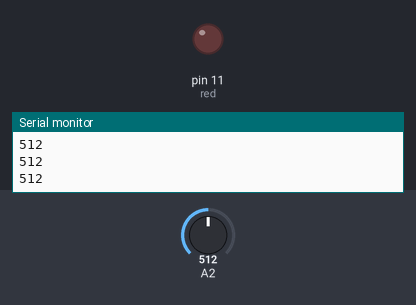
This sketch was run on a simulated Arduino Uno, built with avr-gcc and run on an emulated ATmega328P. On the bench: output pins drawn as LEDs (lit = HIGH), the last lines printed to the serial monitor. The inputs (shaded band) are chosen by the test bench; at power-on: A2 = 512.

Above: at 1.2 s.
1.3 s: A2 set to 716
At 1.8 s:
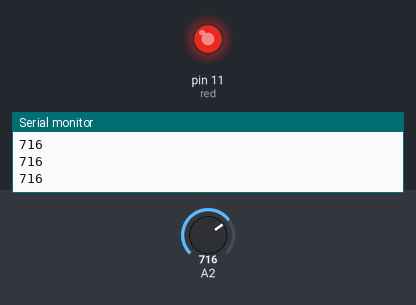
2.8 s: A2 set to 753
At 3.1 s:
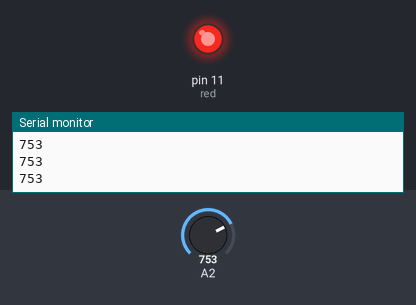
4.3 s: A2 set to 768
At 5.3 s:
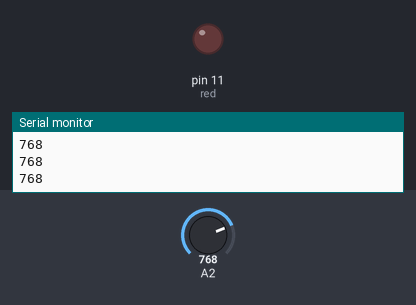
5.8 s: A2 set to 900
At 6.6 s:
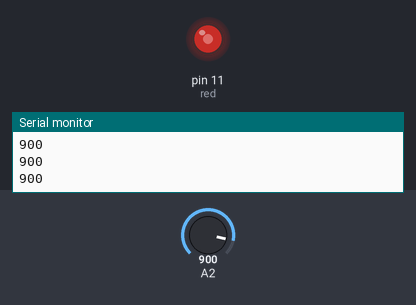
7.3 s: A2 set to 306
At 7.6 s:
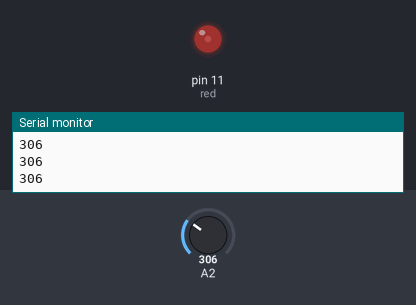
8.8 s: A2 set to 0
At 10.0 s:
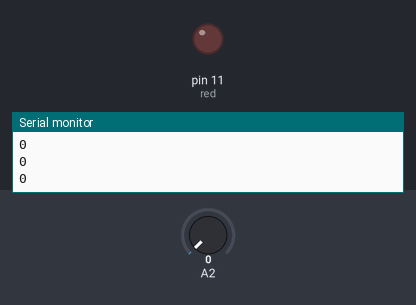
Timing chart, 0 to 11.3 s (numbered marks = the images above; inputs shaded):
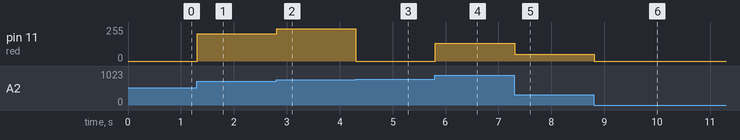

Measured:
- the behaviour switches between 767 and 768 on A2 (found by bisection; images 2 and 3)
- after the input at 1.3 s, pin 11 (red): 0/255 → 204/255 at once
- after the input at 2.8 s, pin 11 (red): 204/255 → 241/255 at once
- after the input at 4.3 s, pin 11 (red): 241/255 → 0/255 at once
- after the input at 5.8 s, pin 11 (red): 0/255 → 132/255 at once
- after the input at 7.3 s, pin 11 (red): 132/255 → 50/255 at once
- after the input at 8.8 s, pin 11 (red): 50/255 → 0/255 at once

The sketch:

POTENTIOMETER.ino
```cpp
const int red=11;
void setup()
{
  // put your setup code here, to run once:
  Serial.begin(9600);
  pinMode(red,OUTPUT);
}

void loop()
{
  // put your main code here, to run repeatedly:
  int poten=analogRead(A2);
  Serial.println(poten);
  analogWrite(red,poten);
}
```
